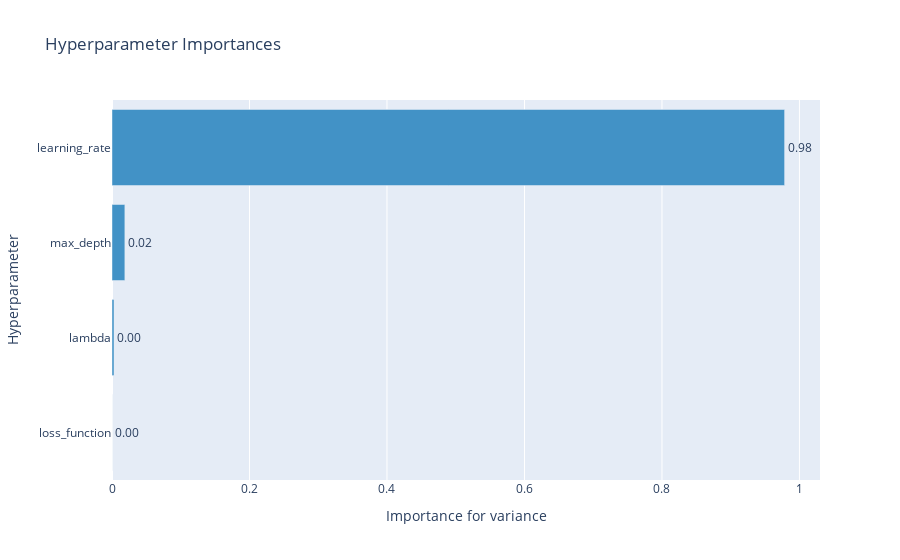

Source (notebook cell):
### Code cell
optuna.visualization.plot_param_importances(study, target=lambda t: t.values[0], target_name="variance")

### Figure 1 — Plotly figure (JSON) as saved in the notebook; plotly's stock layout.template omitted (floating-point values rounded to 4 significant figures)
{"data": [{"cliponaxis": false, "hovertemplate": ["loss_function (CategoricalDistribution): 0.0<extra></extra>", "lambda (LogUniformDistribution): 0.002908906337289398<extra></extra>", "max_depth (IntUniformDistribution): 0.018691193897204597<extra></extra>", "learning_rate (LogUniformDistribution): 0.9783998997655059<extra></extra>"], "marker": {"color": "rgb(66,146,198)"}, "orientation": "h", "text": ["0.0", "0.002908906337289398", "0.018691193897204597", "0.9783998997655059"], "textposition": "outside", "texttemplate": "%{text:.2f}", "type": "bar", "x": [0, 0.002909, 0.01869, 0.9784], "y": ["loss_function", "lambda", "max_depth", "learning_rate"]}], "layout": {"autosize": true, "showlegend": false, "title": {"text": "Hyperparameter Importances"}, "xaxis": {"autorange": true, "range": [0, 1.03], "title": {"text": "Importance for variance"}, "type": "linear"}, "yaxis": {"autorange": true, "range": [-0.5, 3.5], "title": {"text": "Hyperparameter"}, "type": "category"}}}
